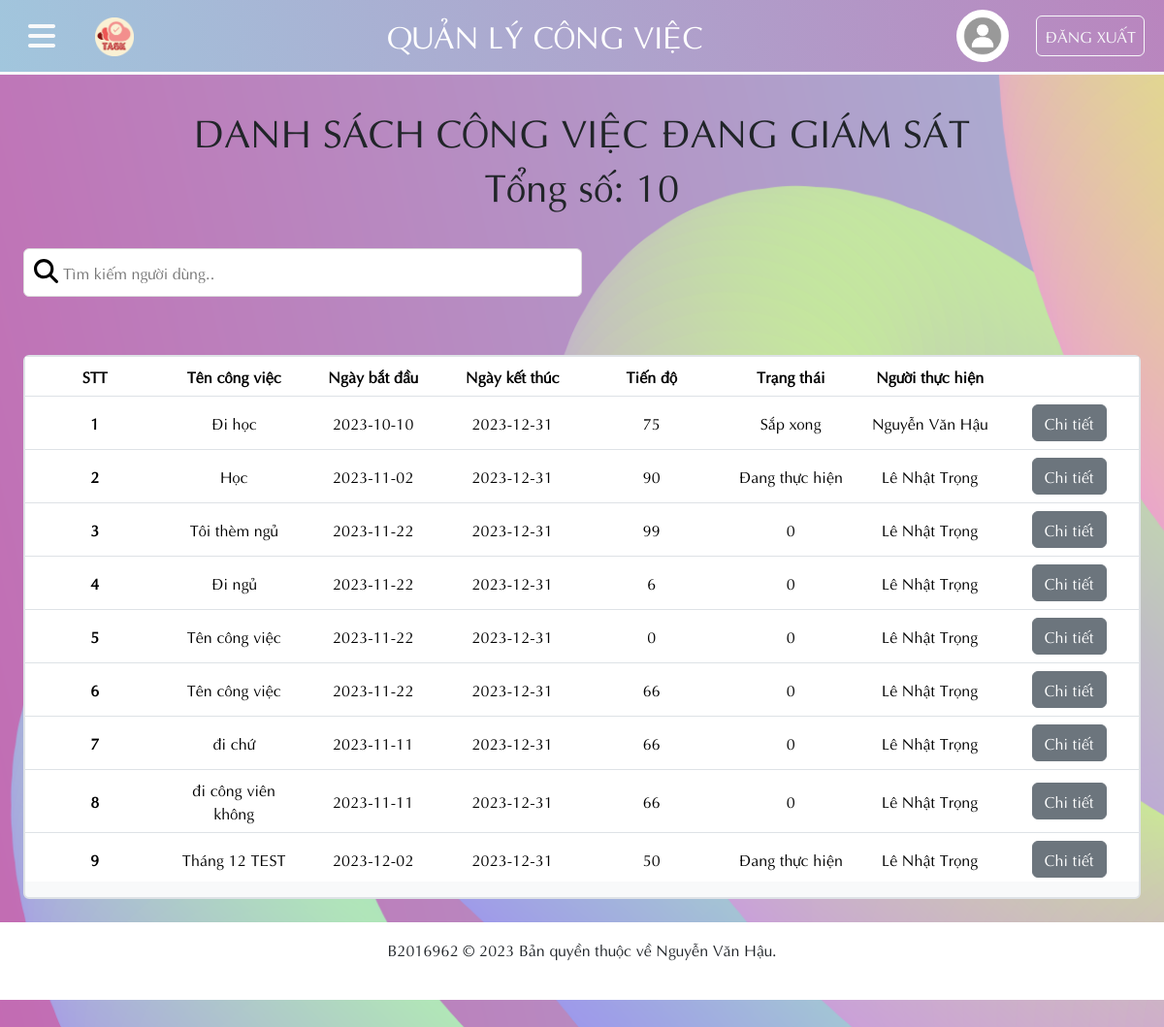
/User/nd_cv_giamsat.php (signed in), run on the app's committed database.
### tables this page shows
CREATE TABLE `congviec` (
  `CV_MA` int(10) NOT NULL,
  `CV_TEN` varchar(50) NOT NULL,
  `CV_NGAYBATDAU` date NOT NULL,
  `CV_NGAYKETTHUC` date NOT NULL,
  `CV_NOIDUNG` text NOT NULL,
  `CV_TIENDO` varchar(50) NOT NULL,
  `CV_TRANGTHAICV` varchar(50) NOT NULL,
  `CV_NGAYTAO` date NOT NULL,
  `CV_NTH` int(10) NOT NULL,
  `CV_NGS` int(10) NOT NULL,
  `LCV_MA` int(10) NOT NULL
);

CREATE TABLE `nguoidung` (
  `ND_MA` int(10) NOT NULL,
  `ND_HOTEN` varchar(50) NOT NULL,
  `ND_NGAYSINH` date NOT NULL,
  `ND_DIACHI` varchar(50) NOT NULL,
  `ND_SDT` varchar(10) NOT NULL,
  `ND_EMAIL` varchar(50) NOT NULL,
  `ND_MSCB` int(10) NOT NULL,
  `ND_MATKHAU` varchar(32) NOT NULL
);

### User/nd_cv_giamsat.php (the view, shortened to what this page needs)
<?php include_once '../condb/condb.php';
$email = $_SESSION['nguoidung'];
$query = "select * from nguoidung where ND_EMAIL ='$email'";
$sql = mysqli_query($conn, $query);
$nguoidung = mysqli_fetch_assoc($sql);
$nd_ma = $nguoidung['ND_MA'];
?>
<!DOCTYPE html>
<html lang="en">
<head>
    <link href="../styles/style.css?v=<?php echo time(); ?>" rel="stylesheet" type="text/css" />
    <link href="https://cdn.jsdelivr.net/npm/bootstrap@5.3.2/dist/css/bootstrap.min.css" rel="stylesheet"
>
    <link rel="stylesheet" href="https://cdnjs.cloudflare.com/ajax/libs/font-awesome/6.4.2/css/all.min.css">
</head>
<body>
    <header>
        <nav class=" navbar navbar-expand custom_navbar_bg fixed-top border-bottom border-light border-3">
            <button class=" btn mx-3" type="button" data-bs-toggle="offcanvas" data-bs-target="#sidebar_content" aria-controls="sidebar_content">
                <i class="fa-solid fs-2 text-light fa-bars"></i>
            </button>
            <div class="container-fluid">
                <a class="navbar-brand text-white fs-4" href="nguoidung.php"><img src="../image/logo.png" style="width: 40px;" class="w3-circle"></a>
                <a class="navbar-brand text-white fs-2"> QUẢN LÝ CÔNG VIỆC </a>
                <div class="">
                    <a href="#"><img class="rounded-circle me-4" width="54px" src="../Image/default_avatar.jpg" alt="Profile Picture"></a>
                    <a class="btn btn-outline-light px-2 py-2 me-2" href="dangxuat.php" role="button">ĐĂNG XUẤT</a>
                </div>
            </div>
        </nav>
    </header>
    <main>
        <?php
    $query_cv = "select * from congviec where CV_NGS =$nd_ma and CV_TIENDO < 100 and CV_NGAYKETTHUC > NOW()";
    $ds_cv = mysqli_query($conn, $query_cv);
    $soluong_cv = $ds_cv->num_rows;
    ?>
        <div class="container  text-dark w-80 rounded-4 p-2">
            <h1 class="text-center ">DANH SÁCH CÔNG VIỆC ĐANG GIÁM SÁT</h1>
            <h1 class="text-center ">Tổng số: <?php echo $soluong_cv;?></h1>
        </div>
        <div class="rounded p-4 d-flex justify-content-sm-between">
            <input class="rounded-2" type="text" id="searchBar" placeholder="Tìm kiếm người dùng.." title="Nhập thông tin người dùng">
        </div>
        <div class="m-4 ms-4 rounded table_container bg-light border border-2">
            <table id="dataTable" class="table text-center align-middle">
                <thead class="align-middle">
                    <tr>
                        <th scope="col">STT</th>
                        <th scope="col">Tên công việc</th>
                        <th scope="col">Ngày bắt đầu</th>
                        <th scope="col">Ngày kết thúc</th>
                        <th scope="col">Tiến độ</th>
                        <th scope="col">Trạng thái</th>
                        <th scope="col">Người thực hiện</th>
                        <th scope="col"></th>
                    </tr>
                </thead>
                <tbody>
                    <?php
$i = 1;
while ($cv = mysqli_fetch_assoc($ds_cv)):
    ?>
                    <tr>
                        <th scope="row">
                            <?php echo $i;
    $i += 1; ?>
                        </th>
                        <td>
                            <?php echo $cv['CV_TEN']; ?>
                        </td>
                        <td>
                            <?php echo $cv['CV_NGAYBATDAU']; ?>
                        </td>
                        <td>
                            <?php echo $cv['CV_NGAYKETTHUC']; ?>
                        </td>
                        <td>
                            <?php echo $cv['CV_TIENDO']; ?>
                        </td>
                        <td>
                            <?php echo $cv['CV_TRANGTHAICV']; ?>
                        </td>
                        <td>
                            <?php
                            $nth_ma = $cv['CV_NTH'];
                            $query_nth = "select * from nguoidung where ND_MA = $nth_ma";
                            $nth_query = mysqli_query($conn, $query_nth);
                            $nth = mysqli_fetch_array($nth_query);
                            echo $nth['ND_HOTEN'];
                             ?>
                        </td>
                        <td>
                            <button title="Chi tiết" type="button" class="btn-secondary btn">
                                Chi tiết
                            </button>
                        </td>
                    </tr>
                    <?php
endwhile;
?>
                </tbody>
            </table>
        </div>
        <footer class="footer_container d-flex justify-content-center p-3 text-dark">
            <p>B2016962 &copy; 2023 Bản quyền thuộc về Nguyễn Văn Hậu.</p>
        </footer>
    </main>
</body>
</html>

### styles/style.css (style rules this page uses)
* { margin: 0; padding: 0; box-sizing: border-box; font-family: Aptima; }
body { background-image: url(../Image/background.png); background-repeat: no-repeat; background-size: cover; background-attachment: fixed; }
nav { transition: all 0.2s ease-in-out; }
.custom_navbar_bg { background-image: linear-gradient(75deg, #a1c6dd 0%, #a1c6dd 0%, #b985be 100%); }
.footer_container { min-height: 80px; background-color: #ffffff; }
footer { background-color: rgba(225, 225, 225, 0.4); backdrop-filter: blur(10px); min-height: 60px; }
main { min-height: 620px; margin-top: 80px; padding-top: 24px; }
@media (min-width: 992px) { .container, .container-lg, .container-md, .container-sm { max-width: 960px; min-width: 700px; } }
#searchBar { background-image: url(../Image/SearchIcon.svg); background-position: 10px 10px; background-size: 25px; background-repeat: no-repeat; width: 50%; font-size: 16px; padding: 12px 20px 12px 40px; border: 1px solid #ddd; margin-bottom: 12px; }
table { width: 100%; }
thead, tbody tr { display: table; width: 100%; table-layout: fixed; }
tbody { display: block; overflow-y: auto; table-layout: fixed; max-height: 500px; }
.table_container { min-height: 360px; }

### data on the page
congviec: CV_TEN "Đi học", CV_NGAYBATDAU "2023-10-10", CV_NGAYKETTHUC "2023-12-31", CV_TIENDO "75", CV_TRANGTHAICV "Sắp xong", CV_NTH.ND_HOTEN "Nguyễn Văn Hậu"
congviec: CV_TEN "Học", CV_NGAYBATDAU "2023-11-02", CV_NGAYKETTHUC "2023-12-31", CV_TIENDO "90", CV_TRANGTHAICV "Đang thực hiện", CV_NGS.ND_HOTEN "Lê Nhật Trọng"
congviec: CV_TEN "Tôi thèm ngủ", CV_NGAYBATDAU "2023-11-22", CV_NGAYKETTHUC "2023-12-31", CV_TIENDO "99", CV_TRANGTHAICV "0", CV_NGS.ND_HOTEN "Lê Nhật Trọng"
congviec: CV_TEN "Đi ngủ", CV_NGAYBATDAU "2023-11-22", CV_NGAYKETTHUC "2023-12-31", CV_TIENDO "6", CV_TRANGTHAICV "0", CV_NGS.ND_HOTEN "Lê Nhật Trọng"
congviec: CV_TEN "Tên công việc", CV_NGAYBATDAU "2023-11-22", CV_NGAYKETTHUC "2023-12-31", CV_TIENDO "0", CV_TRANGTHAICV "0", CV_NGS.ND_HOTEN "Lê Nhật Trọng"
congviec: CV_TEN "Tên công việc", CV_NGAYBATDAU "2023-11-22", CV_NGAYKETTHUC "2023-12-31", CV_TIENDO "66", CV_TRANGTHAICV "0", CV_NGS.ND_HOTEN "Lê Nhật Trọng"
congviec: CV_TEN "đi chứ", CV_NGAYBATDAU "2023-11-11", CV_NGAYKETTHUC "2023-12-31", CV_TIENDO "66", CV_TRANGTHAICV "0", CV_NGS.ND_HOTEN "Lê Nhật Trọng"
congviec: CV_TEN "đi công viên không", CV_NGAYBATDAU "2023-11-11", CV_NGAYKETTHUC "2023-12-31", CV_TIENDO "66", CV_TRANGTHAICV "0", CV_NGS.ND_HOTEN "Lê Nhật Trọng"
congviec: CV_TEN "Tháng 12 TEST", CV_NGAYBATDAU "2023-12-02", CV_NGAYKETTHUC "2023-12-31", CV_TIENDO "50", CV_TRANGTHAICV "Đang thực hiện", CV_NTH.ND_HOTEN "Lê Nhật Trọng"

### other printed values
$soluong_cv "10"
